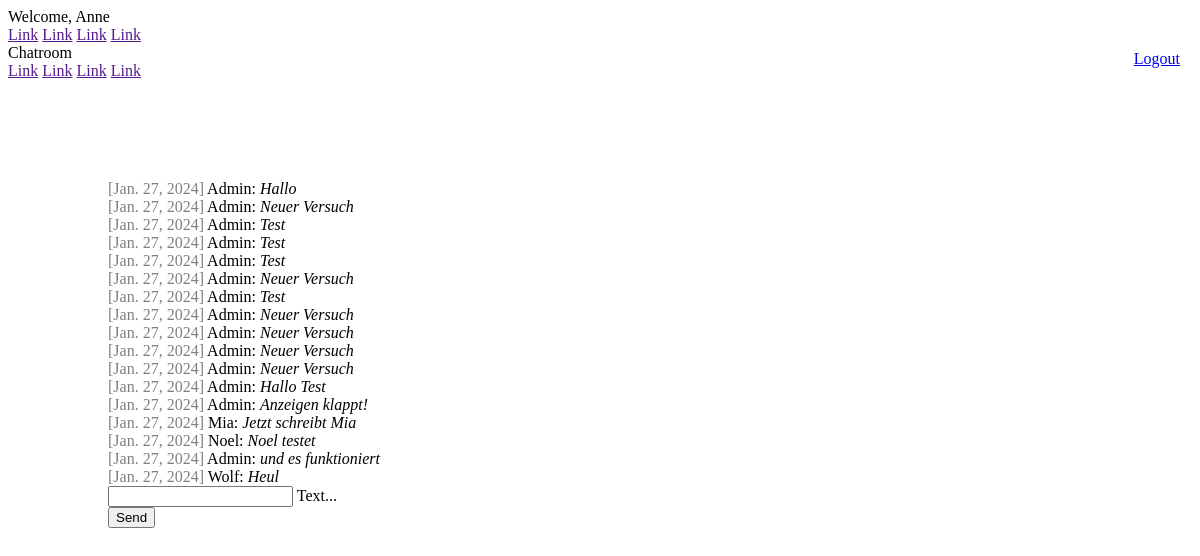
Page /chat/ (signed in) on the committed database.
### chat/models.py (models this page shows)
class Message(models.Model):
    text = models.CharField(max_length=500)
    created_at = models.DateField(default=date.today)
    author = models.ForeignKey(settings.AUTH_USER_MODEL, on_delete=models.CASCADE, related_name='author_message_set')
    receiver = models.ForeignKey(settings.AUTH_USER_MODEL, on_delete=models.CASCADE, related_name='receiver_message_set')
    chat = models.ForeignKey(Chat, on_delete=models.CASCADE, related_name='chat_message_set', default=None, blank=True, null=True)

### chat/views.py (the view, shortened to what this page needs)
# urls.py: path('chat/', index),
@login_required(login_url='/login/')
def index(request):
    username = request.user.first_name if request.user.is_authenticated else "DefaultUsername"
    chatMessages = Message.objects.filter(chat__id=1)
    return render(request, 'chat/index.html', {'messages': chatMessages,'username': username })

### chat/templates/chat/index.html (shortened to what this page needs)
{% extends "base.html" %}
{% block content %}
{% if request.user.is_authenticated %}
<a class="logout" href="/logout/">Logout</a>
<div id="messageContainer">
  {% for message in messages %}
  <div>
    <span class="colorGrey">[{{ message.created_at }}]</span>
    {{ message.author.first_name }}: <i>{{ message.text }}</i>
  </div>
  {% endfor %}
</div>
<form onsubmit="sendMessage(); return false" method="post">
  <div class="mdl-textfield mdl-js-textfield mdl-textfield--floating-label">
    <input
      class="mdl-textfield__input"
      name="textmessage"
      type="text"
      id="messageField"
    />
    <label class="mdl-textfield__label" for="messageField">Text...</label>
  </div>
  <button
    class="mdl-button mdl-js-button mdl-button--raised mdl-js-ripple-effect mdl-button--accent"
  >
    Send
  </button>
</form>
{% else %}
<h1>Not logged in</h1>
<p>
  You are not logged in. Please log in.<br />
  Please click <a href="/login/">here</a>.
</p>
{% endif %}
{% endblock %}

### templates/base.html (shortened to what this page needs)
<!DOCTYPE html>
<html lang="en">
  <head>
    <link
      rel="stylesheet"
      href="https://code.getmdl.io/1.3.0/material.indigo-pink.min.css"
    />
    {% load static %}
    <link rel="stylesheet" href="{% static 'css/style.css' %}">
  </head>
  <body>
    <div class="mdl-layout mdl-js-layout mdl-layout--fixed-header">
      <header class="mdl-layout__header">
        <div class="mdl-layout__header-row">
          {% if request.user.is_authenticated %}
          <span class="mdl-layout-title"
            >Welcome, {{ request.user.first_name }}</span
          >
          {% else %}
          <span class="mdl-layout-title">Welcome, please log in!</span>
          {% endif %}
          <nav class="mdl-navigation mdl-layout--large-screen-only">
            <a class="mdl-navigation__link" href="">Link</a>
            <a class="mdl-navigation__link" href="">Link</a>
            <a class="mdl-navigation__link" href="">Link</a>
            <a class="mdl-navigation__link" href="">Link</a>
          </nav>
        </div>
      </header>
      <div class="mdl-layout__drawer">
        <span class="mdl-layout-title">Chatroom</span>
        <nav class="mdl-navigation">
          <a class="mdl-navigation__link" href="">Link</a>
          <a class="mdl-navigation__link" href="">Link</a>
          <a class="mdl-navigation__link" href="">Link</a>
          <a class="mdl-navigation__link" href="">Link</a>
        </nav>
      </div>
      <main class="mdl-layout__content">
        <div class="page-content">
            {% block content %}
            {% endblock %}
        </div>
      </main>
    </div>
  </body>
</html>

### static/css/style.css (style rules this page uses)
.page-content { padding: 100px 100px; }
.colorGrey { color: gray; }
.logout { position: absolute; right: 20px; top: 50px; }

### rows in the picture
Message: created_at "Jan. 27, 2024", author.first_name "Admin", text "Hallo"
Message: created_at "Jan. 27, 2024", author.first_name "Admin", text "Neuer Versuch"
Message: created_at "Jan. 27, 2024", author.first_name "Admin", text "Test"
Message: created_at "Jan. 27, 2024", author.first_name "Admin", text "Test"
Message: created_at "Jan. 27, 2024", author.first_name "Admin", text "Test"
Message: created_at "Jan. 27, 2024", author.first_name "Admin", text "Neuer Versuch"
Message: created_at "Jan. 27, 2024", author.first_name "Admin", text "Test"
Message: created_at "Jan. 27, 2024", author.first_name "Admin", text "Neuer Versuch"
Message: created_at "Jan. 27, 2024", author.first_name "Admin", text "Neuer Versuch"
Message: created_at "Jan. 27, 2024", author.first_name "Admin", text "Neuer Versuch"
Message: created_at "Jan. 27, 2024", author.first_name "Admin", text "Neuer Versuch"
Message: created_at "Jan. 27, 2024", author.first_name "Admin", text "Hallo Test"
Message: created_at "Jan. 27, 2024", author.first_name "Admin", text "Anzeigen klappt!"
Message: created_at "Jan. 27, 2024", author.first_name "Mia", text "Jetzt schreibt Mia"
Message: created_at "Jan. 27, 2024", author.first_name "Noel", text "Noel testet"
Message: created_at "Jan. 27, 2024", author.first_name "Admin", text "und es funktioniert"
Message: created_at "Jan. 27, 2024", author.first_name "Wolf", text "Heul"

### other values in the picture
{{ request.user.first_name }} "Anne"
